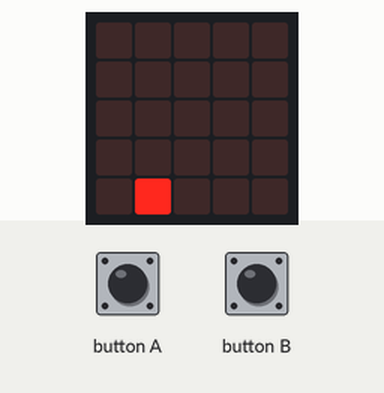
Recording of a program running on a simulated BBC micro:bit (MakeCode). Parts: the board's 5×5 LED display. Inputs (shaded band) come from the test bench. Random numbers come from a fixed seed.

Above: at 1.2 s.
1.3 s: button A pressed for 0.15 s
At 1.8 s:
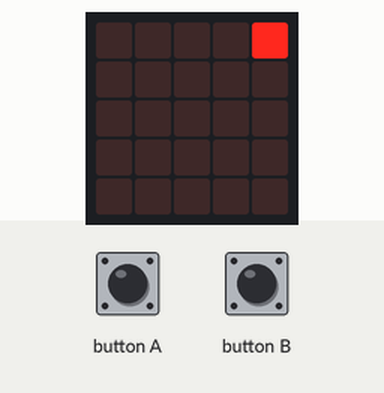
2.9 s: button B pressed for 0.15 s
At 4.2 s:
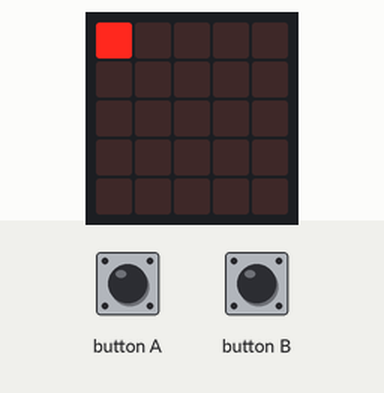
4.5 s: button A pressed for 0.15 s
At 5.4 s:
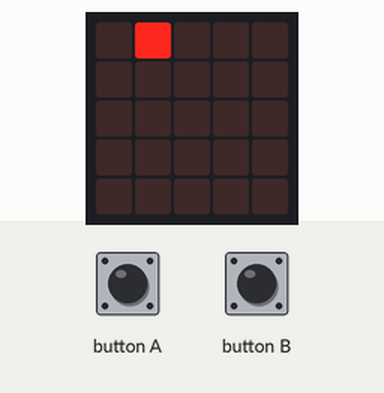
6.1 s: button B pressed 5 times (0.12 s each, 0.3 s apart)
At 6.67 s:
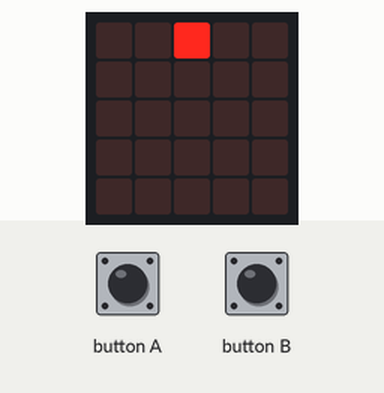
Timing chart, 0 to 9.1 s (numbered marks = the images above; inputs shaded):
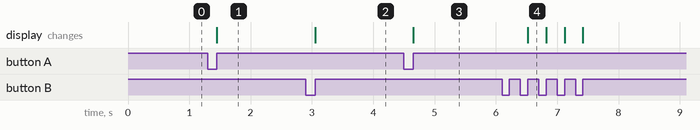

Measured:
- after the input at 1.3 s, the display: changes after 0.15 s (image 1)
- after the input at 2.9 s, the display: changes after 0.15 s (image 2)
- after the input at 4.5 s, the display: changes after 0.15 s (image 3)
- after the input at 6.1 s, the display: changes after 0.42 s (image 4)

The program:

main.ts
```typescript
input.onButtonPressed(Button.A, function () {
    if (x == 0) {
        led.unplot(x, y)
        led.plot(x + 1, y)
    } else {
        led.unplot(x, y)
        y = 0
        x = 4
        led.plot(x, y)
    }
})
input.onButtonPressed(Button.B, function () {
    if (x != 4) {
        led.unplot(x, y)
        x += 1
        led.plot(x, y)
    } else {
        led.unplot(x, y)
        y = 0
        x = 0
        led.plot(x, y)
    }
})
let y = 0
let x = 0
x = randint(0, 4)
y = randint(0, 4)
led.plot(x, y)
```

test.ts
```typescript
// les tests vont ici ; cela ne sera pas compilé si ce paquet est utilisé en tant qu'extension.
```
